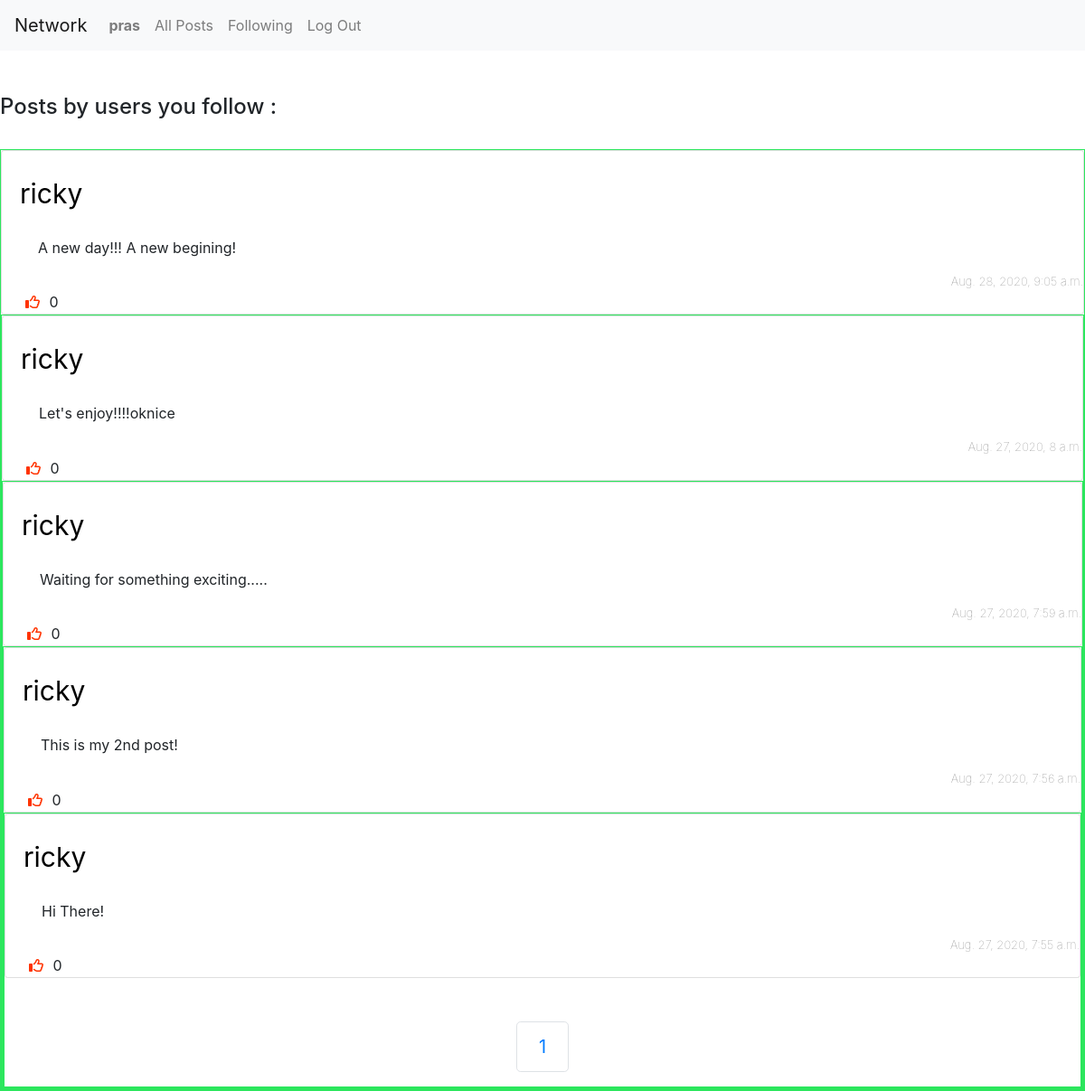
Page /following (signed in) on the committed database.
### network/models.py (models this page shows, shortened)
class User(AbstractUser):
    followers = models.ManyToManyField('self', symmetrical=False, related_name='following', blank=True)

class Post(models.Model):
    text = models.CharField(max_length=280,null=True)
    timestamp = models.DateTimeField(auto_now_add=True)
    user = models.ForeignKey(User, on_delete=models.CASCADE, related_name='posts')
    def get_likes(self):
        return Likes.objects.filter(post=self.id).count()

### network/views.py (the view)
# urls.py: path("following", views.following, name="following"),
@login_required
def following(request):
    post_fetched = Post.objects.order_by("-timestamp").all()
    posts = []
    for post in post_fetched:
        if post.user in request.user.following.all():
            posts.append(post)
    paginator = Paginator(posts, 10)
    page_obj = paginator.get_page(request.GET.get('page'))
    return render(request, "network/following.html", {
        "page_obj": page_obj
    })

### network/templates/network/following.html
{% extends "network/layout.html" %}
{% block body %}
    <h4>Posts by users you follow : </h4><br>
    {% include "network/posts.html" %}
{% endblock %}

### network/templates/network/layout.html (shortened to what this page needs)
{% load static %}
<!DOCTYPE html>
<html lang="en">
    <head>
        <link rel="stylesheet" href="https://stackpath.bootstrapcdn.com/bootstrap/4.4.1/css/bootstrap.min.css">
        <link href="{% static 'network/styles.css' %}" rel="stylesheet">
    </head>
    <body>
        <nav class="navbar navbar-expand-lg navbar-light bg-light">
            <a class="navbar-brand" href="#">Network</a>
            <div>
              <ul class="navbar-nav mr-auto">
                {% if user.is_authenticated %}
                    <li class="nav-item">
                        <a class="nav-link" href="#"><strong>{{ user.username }}</strong></a>
                    </li>
                {% endif %}
                <li class="nav-item">
                  <a class="nav-link" href="{% url 'index' %}">All Posts</a>
                </li>
                {% if user.is_authenticated %}
                    <li class="nav-item">
                        <a class="nav-link" href="{% url 'following' %}">Following</a>
                    </li>
                    <li class="nav-item">
                        <a class="nav-link" href="{% url 'logout' %}">Log Out</a>
                    </li>
                {% endif %}
              </ul>
            </div>
          </nav><br><br>
        <div class="body">
            {% block body %}
            {% endblock %}
        </div>
    </body>
</html>

### network/templates/network/posts.html (shortened to what this page needs)
{% load static %}
{% for post in page_obj %}
    <div id='post{{ post.id }}' class='post-box'>
        <div class='card post-card'>
            <div class='card-body'>
                <a class='post-user navbar-brand' href="{% url 'user' post.user.id %}">{{ post.user }}</a>
            </div>
            <p id='text{{ post.id }}'class='post-text'>{{ post.text }}</p>
            <div class='post-footer'>
                <div class='post-date'>{{ post.timestamp}}</div>
            <div class='likes-wrapper'>
                {% if user.is_authenticated %}
                    {% if post.id in likes %}
                        <button class='like-btn' data-id='{{ post.id }}' type='button'><i class="fas fa-thumbs-up"></i></button>
                    {% else %}
                        <button class='like-btn' data-id='{{ post.id }}' type='button'><i class="far fa-thumbs-up"></i></button>
                    {% endif %}
                {% else %}
                    <inline class='like-btn'><i class="far fa-thumbs-up"></i></inline>
                {% endif %}
                <inline id='like-count{{ post.id }}'>{{ post.get_likes }}</inline>
            </div>
        </div>
    </div>
{% empty %}
    <p>No Posts!</p>
{% endfor %}
<br><br>
{% include "network/paginator.html" %}

### network/static/network/styles.css (style rules this page uses)
.body { align-items: center; }
.post-box { border: 1px solid #2ce65d; }
a { color: black; text-decoration: none; }
.post-text { word-wrap: break-word; white-space: pre-wrap; margin-left: 40px; }
.post-user { font-size: 30px; text-decoration: none ; align-items: center; }
.post-date { color: gray; font-size: small; font-weight: lighter; text-align: right; }
.like-btn { color:#ff3300; background: white; border: none; margin-left: 20px; }

### rows in the picture
User: username "pras"
Post: user "ricky", text "A new day!!! A new begining!", timestamp "Aug. 28, 2020, 9:05 a.m.", get_likes "0"
Post: user "ricky", text "Let's enjoy!!!!oknice", timestamp "Aug. 27, 2020, 8 a.m.", get_likes "0"
Post: user "ricky", text "Waiting for something exciting.....", timestamp "Aug. 27, 2020, 7:59 a.m.", get_likes "0"
Post: user "ricky", text "This is my 2nd post!", timestamp "Aug. 27, 2020, 7:56 a.m.", get_likes "0"
Post: user "ricky", text "Hi There!", timestamp "Aug. 27, 2020, 7:55 a.m.", get_likes "0"

### other values in the picture
{{ page_obj.number }} "1"
